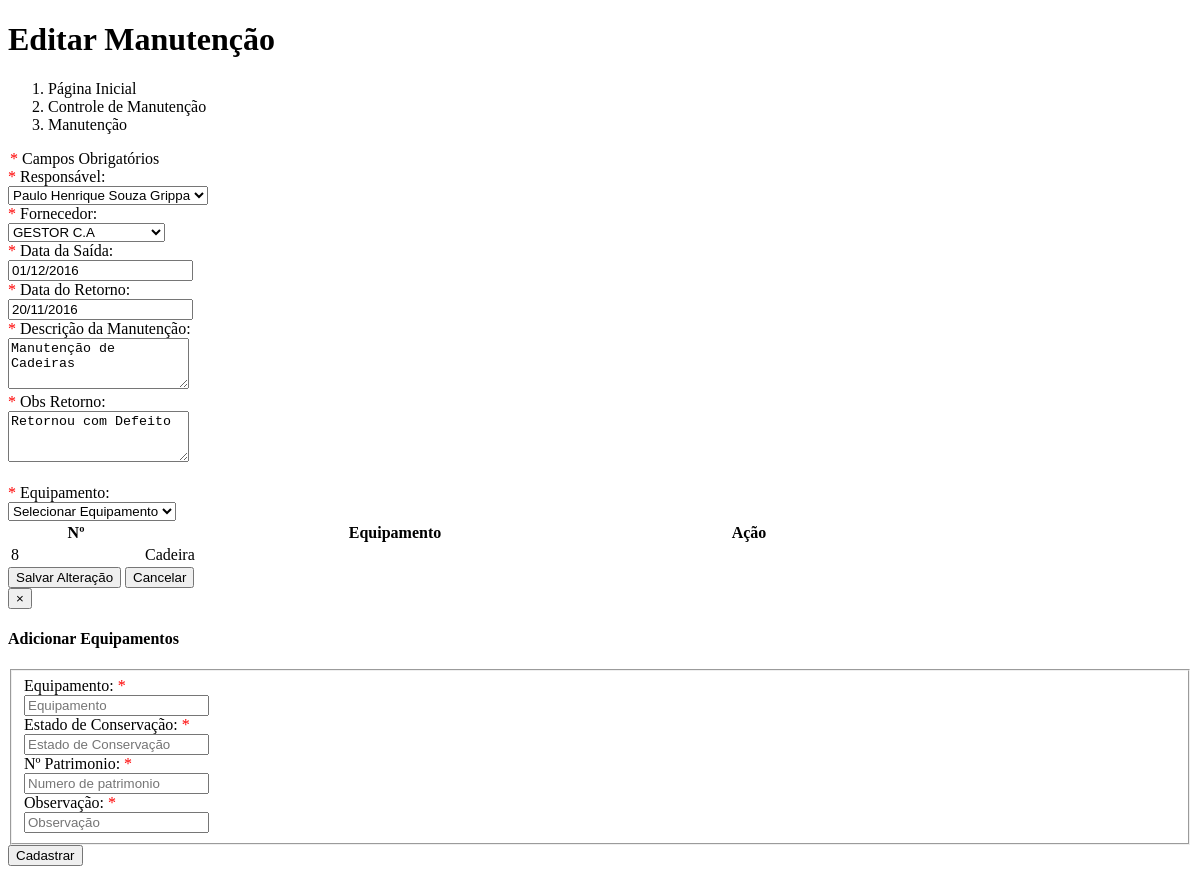
Page /editar/editarmanutencao.php?id=1 on the committed database.
### tables this page shows
CREATE TABLE `tb_manutencao` (
  `CDMANUTENCAO` int(11) NOT NULL,
  `DSMANUTENCAO` varchar(100) NOT NULL,
  `DTSAIDA` varchar(10) NOT NULL,
  `DTRETORNO` varchar(10) DEFAULT NULL,
  `CDFORNECEDOR` int(11) NOT NULL,
  `CDUSUARIO` int(11) NOT NULL,
  `CDUSUARIOINC` int(11) DEFAULT NULL,
  `CDUSUARIOALT` int(11) DEFAULT NULL,
  `DTINCREG` datetime DEFAULT NULL,
  `DTALTREG` datetime DEFAULT NULL,
  `OBS` text NOT NULL
);

CREATE TABLE `tb_equipamento_manutencao` (
  `CDMANUTENCAO` int(11) NOT NULL,
  `CDEQUIPAMENTO` int(11) NOT NULL
);

CREATE TABLE `tb_equipamento` (
  `CDEQUIPAMENTO` int(11) NOT NULL,
  `DSEQUIPAMENTO` varchar(100) NOT NULL,
  `ESTCONSERVA` varchar(25) NOT NULL,
  `NUPATRIMONIO` varchar(100) DEFAULT NULL,
  `OBSEQUIPAMENTO` varchar(5) DEFAULT NULL,
  `DTSITUACAO` datetime NOT NULL,
  `CDUSUARIOINC` int(11) DEFAULT NULL,
  `CDUSUARIOALT` int(11) DEFAULT NULL,
  `DTINCREG` datetime DEFAULT NULL,
  `DTALTREG` datetime DEFAULT NULL
);

### editar/editarmanutencao.php (the view, shortened to what this page needs)
<!DOCTYPE html>
<?php
	$id = $_GET['id'];
	$consulta = mysql_query("SELECT * FROM tb_manutencao m
								INNER JOIN tb_usuario u on m.CDUSUARIO = u.CDUSUARIO
								INNER JOIN tb_fornecedor f on m.CDFORNECEDOR = f.CDFORNECEDOR
                                WHERE m.CDMANUTENCAO = '$id' LIMIT 1 ");
	$manutencao = mysql_fetch_assoc($consulta);
	$consulta_equipamentos = mysql_query("SELECT * FROM tb_equipamento_manutencao JOIN tb_equipamento ON tb_equipamento.CDEQUIPAMENTO = tb_equipamento_manutencao.CDEQUIPAMENTO WHERE tb_equipamento_manutencao.CDMANUTENCAO = '$id'");
?>
<html xmlns="http://www.w3.org/1999/xhtml" lang="pt-br">
	<link rel="stylesheet" href="css/jquery-ui.min.css">
	<head>
	</head>
	<body>
		<div id="wrapper">
			<div id="page-wrapper">
				<div class="container-fluid">
					<div class="row">
						<div class="col-lg-12">
							<h1 class="page-header">
								Editar  Manutenção<small></small>
							</h1>
							<ol class="breadcrumb">
								<li class="active">
									<i class="glyphicon glyphicon-menu-right"></i> Página Inicial
								</li>
								<li class="active">
									<i class="glyphicon glyphicon-menu-right"></i> Controle de Manutenção
								</li>
								<li class="">
									<i class="glyphicon glyphicon-menu-right"></i>  Manutenção
								</li>
							</ol>
						</div>
					</div>
				</div>
				<div class="container-fluid">
					<div class="row">
						<div>
							<form class="form-horizontal" role="form"  method = "POST" action = "processa/proc_editar_manutencao.php">
								<legend><font color="red">*</font> Campos Obrigatórios</legend>
								<div class="form-group">
									<label class="control-label col-sm-2" for="instrutor"><font color="red">*</font> Responsável:</label>
									<div class="col-sm-3">
										<select class="form-control" name="instrutor" readonly><option>Selecionar Responsável</option>
											<?php
												$query = mysql_query ("select * FROM tb_usuario");
												while($res=mysql_fetch_array($query)){
													echo "<option value='{$res["CDUSUARIO"]}' ".(($manutencao['CDUSUARIO'] == $res["CDUSUARIO"])? 'selected' : '').">{$res["NMUSUARIO"]}</option>";
												}
											?>
										</select>
									</div>
									<label class="control-label col-sm-2" for="fornecedor"><font color="red">*</font> Fornecedor:</label>
									<div class="col-sm-3">
										<select class="form-control" name="fornecedor" readonly><option>Selecionar Fornecedor</option>
											<?php
												$query = mysql_query ("select * FROM tb_fornecedor");
												while($res=mysql_fetch_array($query)){
													echo "<option value='{$res["CDFORNECEDOR"]}' ".(($manutencao['CDFORNECEDOR'] == $res["CDFORNECEDOR"])? 'selected' : '').">{$res["NMFORNECEDOR"]}</option>";
												}
											?>
										</select>
									</div>
								</div>
								<div class="form-group">
									<label class="control-label col-sm-2" for="dtsaida"><font color="red">*</font> Data da Saída:</label>
									<div class="col-sm-2">
										<input type="text" class="form-control"  name="dtsaida" onkeypress="mascara(this, '##/##/####')" value="<?php echo $manutencao['DTSAIDA']; ?>" readonly maxlength="10">
									</div>
									<label class="control-label col-sm-2 col-md-offset-1" for="dtretorno"><font color="red">*</font> Data do Retorno:</label>
									<div class="col-sm-2">
										<input type="text" class="form-control" id="dtretorno" value="<?php echo $manutencao['DTRETORNO']; ?>" name="dtretorno" onkeypress="mascara(this, '##/##/####')" maxlength="10">
									</div>
								</div>
								<div class="form-group">
									<div id="divmanutencao">
										<label class="control-label col-sm-2" for="descricao"><font color="red">*</font> Descrição da Manutenção:</label>
										<div class="col-sm-3">
									 	 <textarea class="form-control" rows="3"  name="descricao" id="obs" readonly required><?php echo $manutencao['DSMANUTENCAO']; ?></textarea>
									 	</div>
									 	<label class="control-label col-sm-2" for="descricao"><font color="red">*</font> Obs Retorno:</label>
										<div class="col-sm-3">
									 	 <textarea class="form-control" rows="3" name="obsretorno" id="obs" required><?php echo $manutencao['OBS']; ?></textarea>
									 	</div>
									</div>
								</div><br>
							<div class="form-group">
								<label class="control-label col-md-2" for="equipamentos"><font color="red">* </font>Equipamento:</label>
								<div class="col-md-3 ">
									<select class="form-control" onchange="select(this)" id="form_prepare" name="equipamentos"><option>Selecionar Equipamento</option>
									</select>
								</div>
							</div>
								<div class="row">
									<div class="col-xs-6 col-md-6 col-md-offset-5 ">
										<table class = "table table-striped" id="grid">
											<thead>
												<tr class="info">
													<th width="130" aling="center">Nº</th>
													<th width="500" aling="center"><span class="style9"><b>Equipamento</b></span></th>
													<th width="200" aling="center"><span class="style9"><b>Ação</b></span></th>
												</tr>
											</thead>
											<tbody>
														<?php while($equipamento = mysql_fetch_assoc($consulta_equipamentos)){
																		echo "<tr>";
																			echo '<td>'.$equipamento[CDEQUIPAMENTO].'</td>';
																			echo '<td>'.$equipamento[DSEQUIPAMENTO].'</td>';
																		echo "</tr>";
																 } ?>
											</tbody>
										</table>
									</div>
								</div>
								<div class="col-sm-offset-9 col-sm-10">
									<button type="submit"  class="btn btn-warning">Salvar Alteração</button>
									<button type="button"  onClick="JavaScript: window.history.back();" class="btn btn-primary">Cancelar</button>
								</div>
							</form>
							<div class="modal fade" id="manutencao-modal" tabindex="-1" role="dialog" aria-labelledby="modalLabel">
								<div class="modal-dialog" role="document">
									<div class="modal-content">
										<div class="modal-header">
											<button type="button" class="close" data-dismiss="modal" aria-label="Fechar">
												<span aria-hidden="true">&times;</span>
											</button>
											<h4 class="modal-title" id="modalLabel">Adicionar Equipamentos</h4>
										</div>
										<div class="modal-body">
											<form class="form-horizontal" role="form" method = "POST" id="ajax_formmanutencao" action = "">
												<fieldset>
													<div class="form-group">
														<label class="control-label col-sm-3" for="nome">Equipamento:</label> <font color="red">*</font>
														<div class="col-sm-4">
															<input type="text" class="form-control" name="dsequipamento" id="dsequipamento" placeholder="Equipamento" required>
														</div>
													</div>
													<div class="form-group">
														<label class="control-label col-sm-3" for="estconserva">Estado de Conservação:</label> <font color="red">*</font>
														<div class="col-sm-4">
															<input type="text" class="form-control" name="estconserva " id="estconserva" placeholder="Estado de Conservação" required>
														</div>
													</div>
													<div class="form-group">
														<label class="control-label col-sm-3" for="patrimonio">Nº Patrimonio:</label> <font color="red">*</font>
														<div class="col-sm-4">
															<input type="text" class="form-control" name="nupatrimonio" id="nupatrimonio" placeholder="Numero de patrimonio" required>
														</div>
													</div>
													<div class="form-group">
														<label class="control-label col-sm-3" for="patrimonio">Observação:</label> <font color="red">*</font>
														<div class="col-sm-4">
															<input type="text" class="form-control" name=" obs" id="obs" placeholder="Observação" required>
														</div>
													</div>
												</fieldset>
												<div class="modal-footer">
													<button type="submit" id="closemodalmanutencao" class="btn btn-success">Cadastrar</button>
												</div>
											</form>
										</div>
									</div>
								</div>
							</div>
						</div>
					</div>
				</div>
			</div>
		</div>
	</body>
</html>

### rows in the picture
tb_manutencao: dtsaida "01/12/2016", dtretorno "20/11/2016", descricao "Manutenção de Cadeiras", obsretorno "Retornou com Defeito"
tb_equipamento_manutencao: tb_equipamento.CDEQUIPAMENTO "8", tb_equipamento.DSEQUIPAMENTO "Cadeira"

### other values in the picture
form field instrutor "Paulo Henrique Souza Grippa"
form field fornecedor "GESTOR C.A"
